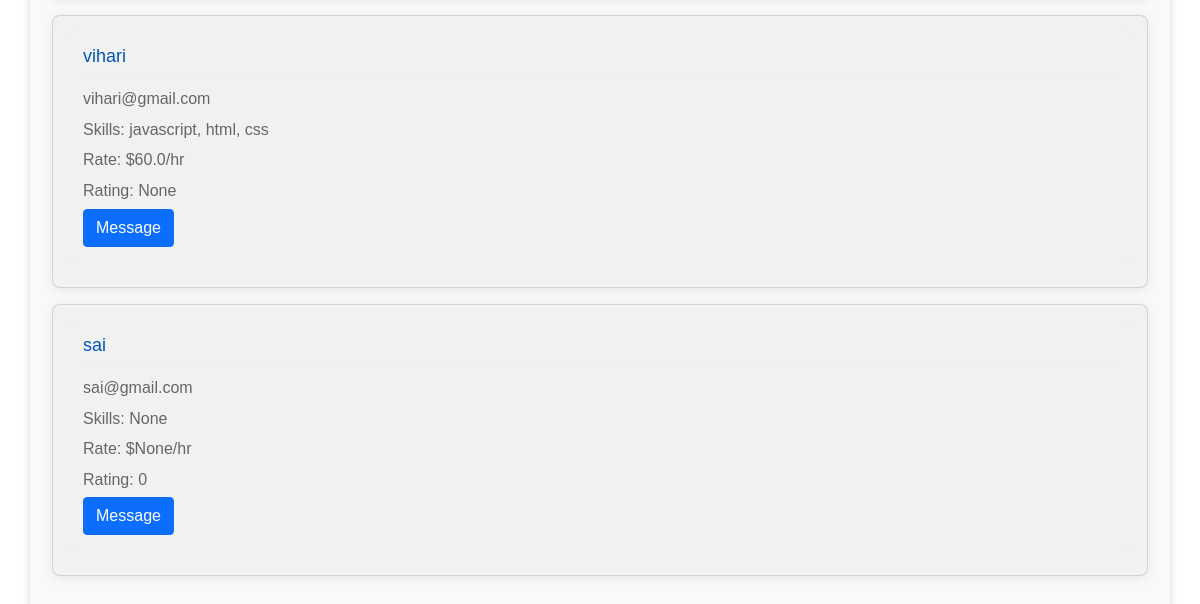
The page /find-freelancers (lower part) on the database as committed earlier.
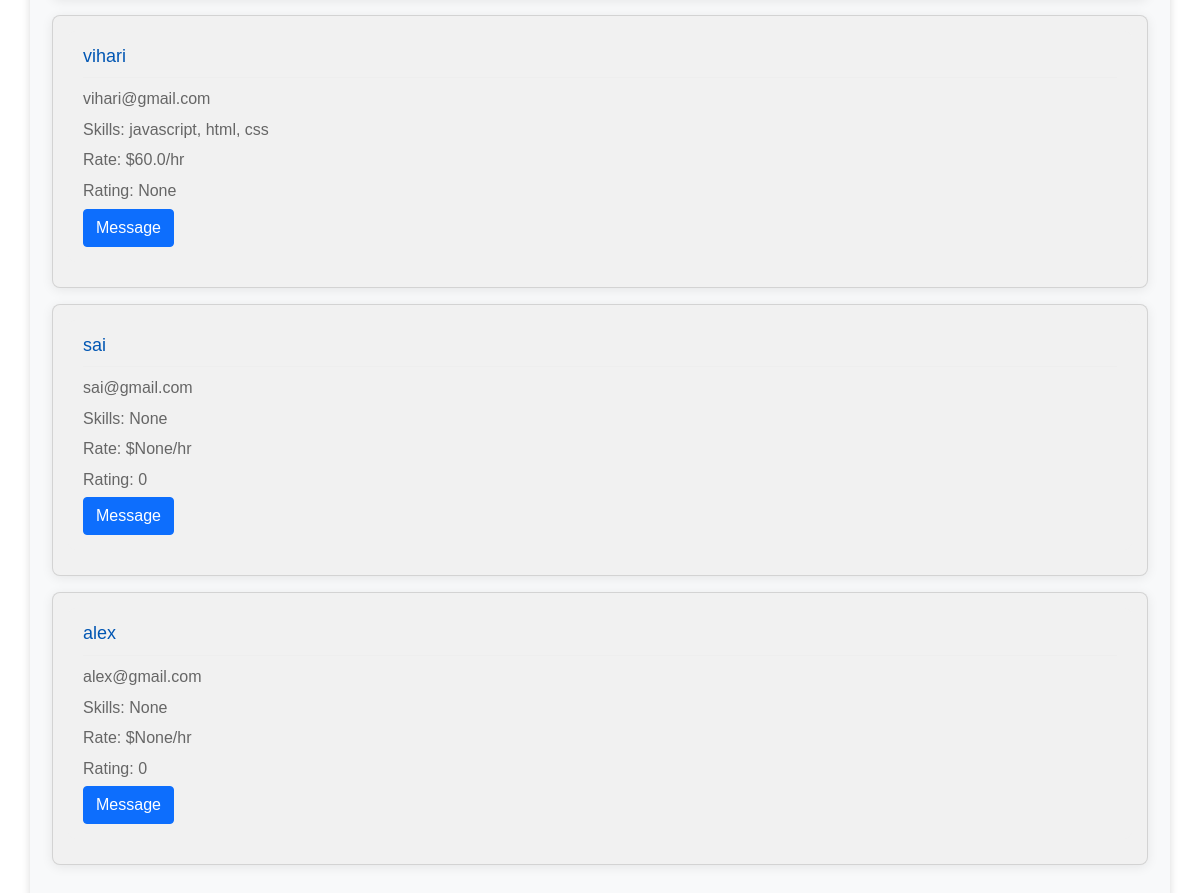
The same page on the database as committed later.
### app.py (models this page shows)
class User(db.Model):
    id = db.Column(db.Integer, primary_key=True)
    email = db.Column(db.String(120), unique=True, nullable=False)
    name = db.Column(db.String(100), nullable=False)
    password = db.Column(db.String(60), nullable=False)
    minimum_rate = db.Column(db.Float, nullable=True)
    skills = db.Column(db.String(500), nullable=True)
    jobs = db.relationship('Job', backref='author', lazy=True)
    rating = db.Column(db.Float, nullable=True, default=0.0)
    rating_count = db.Column(db.Integer, default=0)

### app.py (the view)
@app.route('/find-freelancers', methods=['GET', 'POST'])
def find_freelancers():
    unique_skills = set()
    for user in User.query.with_entities(User.skills).all():
        if user.skills:
            unique_skills.update([skill.strip() for skill in user.skills.split(',') if skill.strip()])
    freelancers = []
    search_query = request.args.get('search')
    selected_skill = request.args.get('skill')
    min_rating = request.args.get('min-rating', type=int)
    max_rate = request.args.get('max-rate', type=float)
    query = User.query
    if search_query:
        query = query.filter(User.name.contains(search_query) | User.email.contains(search_query))
    if selected_skill:
        query = query.filter(User.skills.contains(selected_skill))
    if min_rating is not None:
        query = query.filter(User.rating >= min_rating)
    if max_rate is not None:
        query = query.filter(User.minimum_rate <= max_rate)
    freelancers = query.all()
    sorted_skills = sorted(list(unique_skills))
    return render_template('findfreelancers.html', skills=sorted_skills, freelancers=freelancers)

### templates/findfreelancers.html (shortened to what this page needs)
{% extends 'nav.html' %} {% block title %}Find Freelancers{% endblock %} {%
block content %}
<main class="container mt-5">
  <div id="freelancer-results">
    {% if freelancers %} {% for freelancer in freelancers %}
    <div class="card mb-3">
      <div class="card-body">
        <h5 class="card-title">{{ freelancer.name }}</h5>
        <p class="card-text">{{ freelancer.email }}</p>
        <p class="card-text">Skills: {{ freelancer.skills }}</p>
        <p class="card-text">Rate: ${{ freelancer.minimum_rate }}/hr</p>
        <p class="card-text">Rating: {{ freelancer.rating }}</p>
        <a
          href="{{ url_for('messaging') }}?recipient_id={{ freelancer.id }}"
          class="btn btn-primary"
          >Message</a
        >
      </div>
    </div>
    {% endfor %} {% else %}
    <p>No freelancers found.</p>
    {% endif %}
  </div>
</main>
{% endblock %}

### templates/nav.html (shortened to what this page needs)
<!DOCTYPE html>
<html lang="en">
  <head>
    <link rel="stylesheet" href="/static/css/styles.css" />
    <link
      href="https://cdn.jsdelivr.net/npm/bootstrap@5.1.3/dist/css/bootstrap.min.css"
      rel="stylesheet"
    />
  </head>
  <body>
    <main>
      {% block content %}{% endblock %}
    </main>
  </body>
</html>

### static/css/styles.css (style rules this page uses)
body { font-family: "Helvetica Neue", Helvetica, Arial, sans-serif; background-color: #f8f9fa; color: #212529; margin: 0; padding: 0; }
.btn-primary { background-color: #007bff; color: #ffffff; }
.card { margin: 10px; box-shadow: 0 2px 5px rgba(0, 0, 0, 0.2); }
.card-body { padding: 15px; position: relative; }
.card-title { font-size: 18px; color: #0056b3; }
.container, .createjobscontainer { max-width: 800px; margin: auto; padding: 20px; background-color: #ffffff; border-radius: 8px; box-shadow: 0 4px 8px rgba(0, 0, 0, 0.15); font-family: Arial, sans-serif; }
.container p { color: #666; line-height: 1.6; margin-bottom: 10px; }
.container, .createjobscontainer form { background-color: #f8f9fa; padding: 20px; border-radius: 8px; margin-bottom: 20px; }
#freelancer-results div { background-color: #f1f1f1; padding: 15px; border-radius: 8px; margin-bottom: 10px; }
#freelancer-results p { margin: 5px 0; }
.card { background-color: #fff; box-shadow: 0 2px 12px rgba(0, 0, 0, 0.08); }
.card-body { padding: 20px; }
.card-title { border-bottom: 1px solid #eee; padding-bottom: 10px; }
.btn-primary { color: #fff; background-color: #007bff; border-color: #007bff; }

Rows that differ between the two databases and show on the page:
added User: name "alex", email "alex@gmail.com", skills "None", minimum_rate "None", rating "0"
